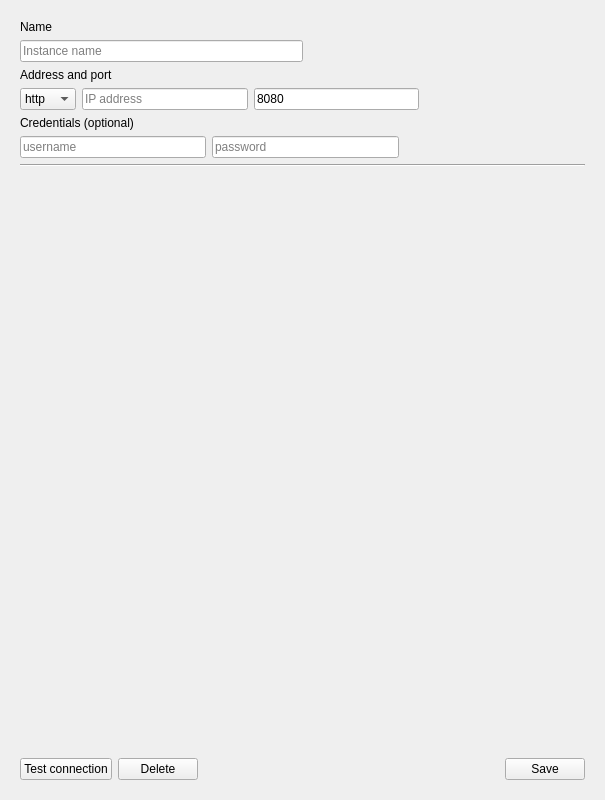
<?xml version="1.0" encoding="UTF-8"?>
<ui version="4.0">
 <class>KodiSettings</class>
 <widget class="QMainWindow" name="KodiSettings">
  <property name="geometry">
   <rect>
    <x>0</x>
    <y>0</y>
    <width>605</width>
    <height>800</height>
   </rect>
  </property>
  <property name="sizePolicy">
   <sizepolicy hsizetype="Expanding" vsizetype="Expanding">
    <horstretch>0</horstretch>
    <verstretch>0</verstretch>
   </sizepolicy>
  </property>
  <property name="windowTitle">
   <string>KodiSettings</string>
  </property>
  <property name="windowIcon">
   <iconset>
    <normaloff>:/assets/images/appicons/64x64.png</normaloff>:/assets/images/appicons/64x64.png</iconset>
  </property>
  <widget class="QWidget" name="centralWidget">
   <layout class="QVBoxLayout" name="verticalLayout_6">
    <property name="leftMargin">
     <number>9</number>
    </property>
    <property name="topMargin">
     <number>9</number>
    </property>
    <property name="rightMargin">
     <number>9</number>
    </property>
    <property name="bottomMargin">
     <number>9</number>
    </property>
    <item>
     <widget class="QScrollArea" name="scrollArea">
      <property name="frameShape">
       <enum>QFrame::NoFrame</enum>
      </property>
      <property name="frameShadow">
       <enum>QFrame::Plain</enum>
      </property>
      <property name="lineWidth">
       <number>0</number>
      </property>
      <property name="horizontalScrollBarPolicy">
       <enum>Qt::ScrollBarAlwaysOff</enum>
      </property>
      <property name="widgetResizable">
       <bool>true</bool>
      </property>
      <widget class="QWidget" name="scrollAreaWidgetContents">
       <property name="geometry">
        <rect>
         <x>0</x>
         <y>0</y>
         <width>587</width>
         <height>782</height>
        </rect>
       </property>
       <layout class="QVBoxLayout" name="verticalLayout">
        <item>
         <widget class="QLabel" name="label_2">
          <property name="text">
           <string>Name</string>
          </property>
         </widget>
        </item>
        <item>
         <layout class="QHBoxLayout" name="horizontalLayout">
          <item>
           <widget class="QLineEdit" name="line_name">
            <property name="placeholderText">
             <string>Instance name</string>
            </property>
           </widget>
          </item>
          <item>
           <spacer name="horizontalSpacer">
            <property name="orientation">
             <enum>Qt::Horizontal</enum>
            </property>
            <property name="sizeHint" stdset="0">
             <size>
              <width>40</width>
              <height>20</height>
             </size>
            </property>
           </spacer>
          </item>
         </layout>
        </item>
        <item>
         <widget class="QLabel" name="label_8">
          <property name="text">
           <string>Address and port</string>
          </property>
         </widget>
        </item>
        <item>
         <layout class="QHBoxLayout" name="horizontalLayout_5">
          <item>
           <widget class="QComboBox" name="combo_scheme">
            <item>
             <property name="text">
              <string>http</string>
             </property>
            </item>
            <item>
             <property name="text">
              <string>https</string>
             </property>
            </item>
           </widget>
          </item>
          <item>
           <widget class="QLineEdit" name="line_ip">
            <property name="placeholderText">
             <string>IP address</string>
            </property>
           </widget>
          </item>
          <item>
           <widget class="QLineEdit" name="line_port">
            <property name="text">
             <string>8080</string>
            </property>
            <property name="maxLength">
             <number>8</number>
            </property>
            <property name="placeholderText">
             <string>port</string>
            </property>
           </widget>
          </item>
          <item>
           <spacer name="horizontalSpacer_3">
            <property name="orientation">
             <enum>Qt::Horizontal</enum>
            </property>
            <property name="sizeHint" stdset="0">
             <size>
              <width>40</width>
              <height>20</height>
             </size>
            </property>
           </spacer>
          </item>
         </layout>
        </item>
        <item>
         <widget class="QLabel" name="label_9">
          <property name="text">
           <string>Credentials (optional)</string>
          </property>
         </widget>
        </item>
        <item>
         <layout class="QHBoxLayout" name="horizontalLayout_6">
          <item>
           <widget class="QLineEdit" name="line_username">
            <property name="placeholderText">
             <string>username</string>
            </property>
           </widget>
          </item>
          <item>
           <widget class="QLineEdit" name="line_password">
            <property name="placeholderText">
             <string>password</string>
            </property>
           </widget>
          </item>
          <item>
           <spacer name="horizontalSpacer_4">
            <property name="orientation">
             <enum>Qt::Horizontal</enum>
            </property>
            <property name="sizeHint" stdset="0">
             <size>
              <width>40</width>
              <height>20</height>
             </size>
            </property>
           </spacer>
          </item>
         </layout>
        </item>
        <item>
         <widget class="Line" name="line_2">
          <property name="orientation">
           <enum>Qt::Horizontal</enum>
          </property>
         </widget>
        </item>
        <item>
         <spacer name="verticalSpacer_2">
          <property name="orientation">
           <enum>Qt::Vertical</enum>
          </property>
          <property name="sizeHint" stdset="0">
           <size>
            <width>20</width>
            <height>40</height>
           </size>
          </property>
         </spacer>
        </item>
        <item>
         <layout class="QHBoxLayout" name="horizontalLayout_2">
          <item>
           <widget class="QPushButton" name="btn_test">
            <property name="text">
             <string>Test connection</string>
            </property>
           </widget>
          </item>
          <item>
           <widget class="QPushButton" name="btn_delete">
            <property name="text">
             <string>Delete</string>
            </property>
           </widget>
          </item>
          <item>
           <spacer name="horizontalSpacer_2">
            <property name="orientation">
             <enum>Qt::Horizontal</enum>
            </property>
            <property name="sizeHint" stdset="0">
             <size>
              <width>40</width>
              <height>20</height>
             </size>
            </property>
           </spacer>
          </item>
          <item>
           <widget class="QPushButton" name="btn_save">
            <property name="text">
             <string>Save</string>
            </property>
           </widget>
          </item>
         </layout>
        </item>
       </layout>
      </widget>
     </widget>
    </item>
   </layout>
  </widget>
 </widget>
 <layoutdefault spacing="6" margin="11"/>
 <resources>
  <include location="assets.qrc"/>
 </resources>
 <connections/>
</ui>
